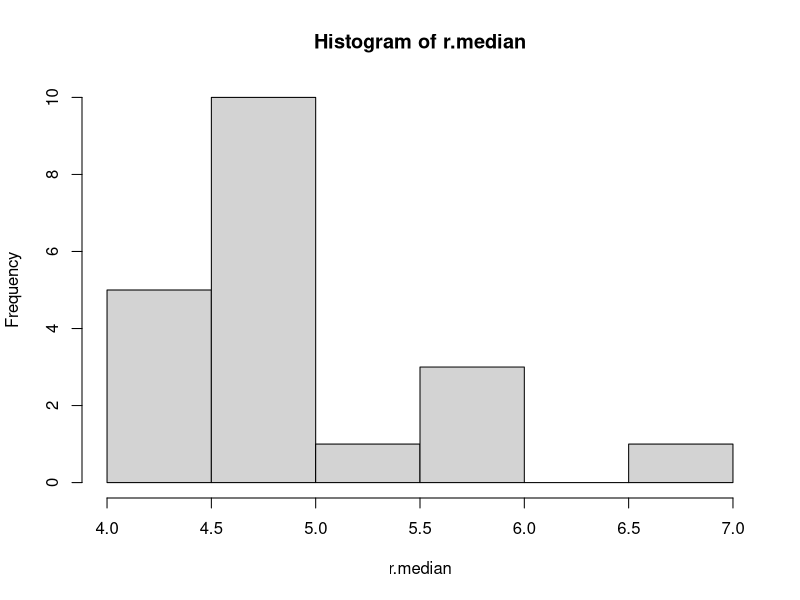
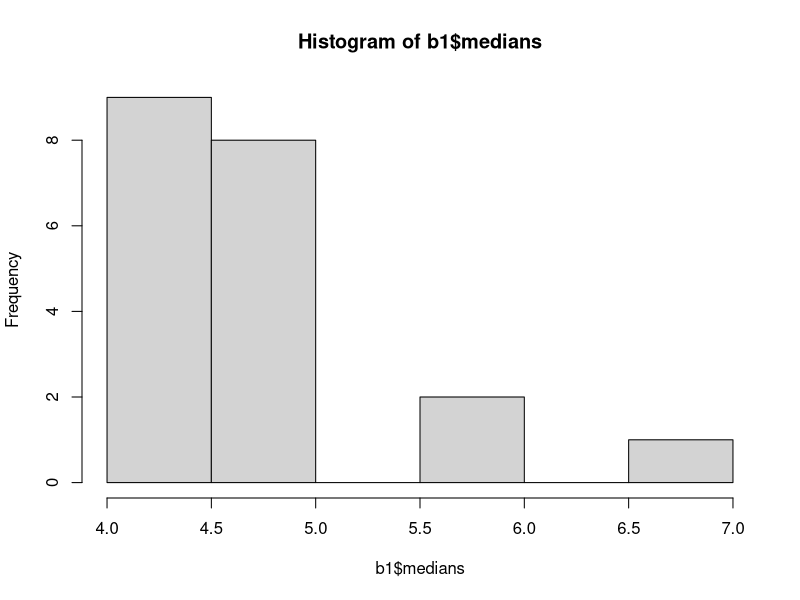
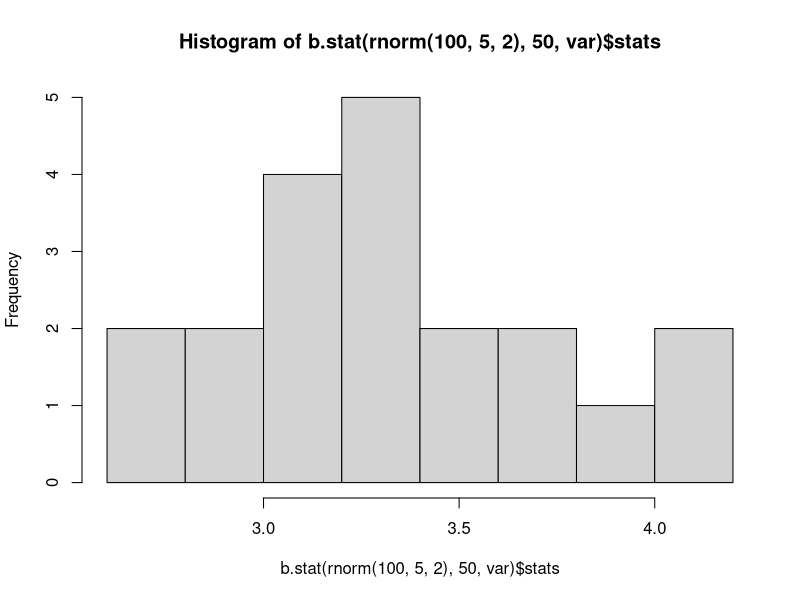

Write R code to recreate these figures, in order. (Note: this script raises an error after producing the figures.)
#examples of using the function sample

#permutation of seq 1-10
sample(10)

#resample from seq 1-10
sample(10, replace=T)

#resampling from 1-10 
#probabilities favor numbers 1-5
prob1 <- c(rep(.15, 5), rep(.05, 5))
prob1
sample(10, replace=T, prob=prob1)

#sample of size 5 from elements of a matrix 
y1 <- matrix( round(rnorm(25,5)), ncol=5)
y1

x1 <- y1[sample(25, 5)]
x1

#sampling the rows of the a matrix
y2 <- matrix( round(rnorm(40, 5)), ncol=5)
y2

x2 <- y2[sample(8, 3), ]
x2

#bootstrap the standard error of the median
data <- round(rnorm(100, 5, 5))
data[1:10]
resamples <- lapply(1:20, function(i) sample(data, replace=T))
resamples[1]
r.median  <- sapply(resamples, median)
r.median
sqrt(var(r.median))
windows(5,5)
hist(r.median)

#function which will bootstrap the standard error of the median
b.median <- function(data, num) {
   resamples <- lapply(1:20, function(i) sample(data, replace=T))
   r.median  <- sapply(resamples, median)
   std.err   <- sqrt(var(r.median))
   
   list(std.err=std.err, resamples=resamples, medians=r.median)   
}

data1 <- round(rnorm(100, 5, 5))
b1    <- b.median(data1, 30)
b1$resamples[1]
b1$std.err
windows(5,5)
hist(b1$medians)

b.median(rnorm(100, 5, 2), 50)$std.err

#making the function more general
#can use any summary statistic not just median
b.stat <- function(data, num, stat) {
    resamples <- lapply(1:20, function(i) sample(data, replace=T))
    r.stat    <- sapply(resamples, stat)
    std.err   <- sqrt(var(r.stat))
    
    list(std.err=std.err, resamples=resamples, stats=r.stat)   
}

b.stat(rnorm(100, 5, 2), 50, var)$std.err
windows(5,5)
hist(b.stat(rnorm(100, 5, 2), 50, var)$stats)

data(city)
ratio <- function(d, w) sum(d$x * w)/sum(d$u * w)
boot(city, ratio, R=999, stype="w")